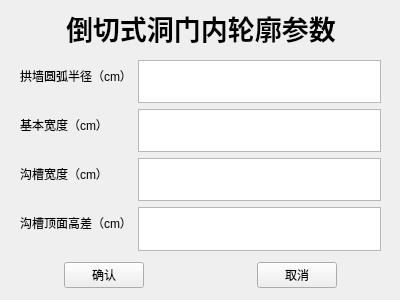
<?xml version="1.0" encoding="UTF-8"?>
<ui version="4.0">
 <class>dia4_2</class>
 <widget class="QWidget" name="dia4_2">
  <property name="geometry">
   <rect>
    <x>0</x>
    <y>0</y>
    <width>400</width>
    <height>300</height>
   </rect>
  </property>
  <property name="windowTitle">
   <string>Form</string>
  </property>
  <widget class="QWidget" name="horizontalLayoutWidget">
   <property name="geometry">
    <rect>
     <x>0</x>
     <y>250</y>
     <width>401</width>
     <height>51</height>
    </rect>
   </property>
   <layout class="QHBoxLayout" name="horizontalLayout">
    <property name="spacing">
     <number>50</number>
    </property>
    <item>
     <spacer name="horizontalSpacer_2">
      <property name="orientation">
       <enum>Qt::Horizontal</enum>
      </property>
      <property name="sizeHint" stdset="0">
       <size>
        <width>40</width>
        <height>20</height>
       </size>
      </property>
     </spacer>
    </item>
    <item>
     <widget class="QPushButton" name="btn4_2_1">
      <property name="text">
       <string>确认</string>
      </property>
     </widget>
    </item>
    <item>
     <spacer name="horizontalSpacer_3">
      <property name="orientation">
       <enum>Qt::Horizontal</enum>
      </property>
      <property name="sizeHint" stdset="0">
       <size>
        <width>40</width>
        <height>20</height>
       </size>
      </property>
     </spacer>
    </item>
    <item>
     <widget class="QPushButton" name="btn4_2_2">
      <property name="text">
       <string>取消</string>
      </property>
     </widget>
    </item>
    <item>
     <spacer name="horizontalSpacer">
      <property name="orientation">
       <enum>Qt::Horizontal</enum>
      </property>
      <property name="sizeHint" stdset="0">
       <size>
        <width>40</width>
        <height>20</height>
       </size>
      </property>
     </spacer>
    </item>
   </layout>
  </widget>
  <widget class="QWidget" name="widget" native="true">
   <property name="geometry">
    <rect>
     <x>20</x>
     <y>60</y>
     <width>361</width>
     <height>191</height>
    </rect>
   </property>
   <layout class="QFormLayout" name="formLayout">
    <item row="0" column="0">
     <widget class="QLabel" name="label">
      <property name="text">
       <string>拱墙圆弧半径（cm）</string>
      </property>
     </widget>
    </item>
    <item row="0" column="1">
     <widget class="QTextEdit" name="textEdit_3"/>
    </item>
    <item row="1" column="0">
     <widget class="QLabel" name="label_2">
      <property name="text">
       <string>基本宽度（cm）</string>
      </property>
     </widget>
    </item>
    <item row="1" column="1">
     <widget class="QTextEdit" name="textEdit_4"/>
    </item>
    <item row="2" column="0">
     <widget class="QLabel" name="label_3">
      <property name="text">
       <string>沟槽宽度（cm）</string>
      </property>
     </widget>
    </item>
    <item row="2" column="1">
     <widget class="QTextEdit" name="textEdit"/>
    </item>
    <item row="4" column="0">
     <widget class="QLabel" name="label_4">
      <property name="text">
       <string>沟槽顶面高差（cm）</string>
      </property>
     </widget>
    </item>
    <item row="4" column="1">
     <widget class="QTextEdit" name="textEdit_2"/>
    </item>
   </layout>
  </widget>
  <widget class="QWidget" name="widget_2" native="true">
   <property name="geometry">
    <rect>
     <x>0</x>
     <y>0</y>
     <width>401</width>
     <height>55</height>
    </rect>
   </property>
   <layout class="QHBoxLayout" name="horizontalLayout_2">
    <item>
     <spacer name="horizontalSpacer_5">
      <property name="orientation">
       <enum>Qt::Horizontal</enum>
      </property>
      <property name="sizeHint" stdset="0">
       <size>
        <width>112</width>
        <height>20</height>
       </size>
      </property>
     </spacer>
    </item>
    <item>
     <widget class="QLabel" name="label_5">
      <property name="font">
       <font>
        <pointsize>20</pointsize>
        <weight>75</weight>
        <bold>true</bold>
       </font>
      </property>
      <property name="text">
       <string>倒切式洞门内轮廓参数</string>
      </property>
     </widget>
    </item>
    <item>
     <spacer name="horizontalSpacer_4">
      <property name="orientation">
       <enum>Qt::Horizontal</enum>
      </property>
      <property name="sizeHint" stdset="0">
       <size>
        <width>111</width>
        <height>20</height>
       </size>
      </property>
     </spacer>
    </item>
   </layout>
  </widget>
 </widget>
 <resources/>
 <connections/>
</ui>
